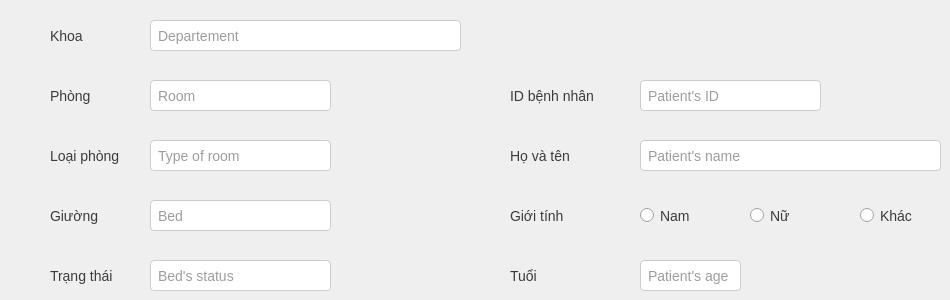
      <widget class="QWidget" name="infor_room_page">
       <widget class="QLabel" name="label_38">
        <property name="geometry">
         <rect>
          <x>50</x>
          <y>20</y>
          <width>91</width>
          <height>31</height>
         </rect>
        </property>
        <property name="styleSheet">
         <string notr="true">color: #3b3b3b;
font-size: 14px;</string>
        </property>
        <property name="text">
         <string>Khoa </string>
        </property>
       </widget>
       <widget class="QLineEdit" name="infor_room_input_1">
        <property name="geometry">
         <rect>
          <x>150</x>
          <y>20</y>
          <width>311</width>
          <height>31</height>
         </rect>
        </property>
        <property name="styleSheet">
         <string notr="true">border: 1px solid #ccc;
color: #3b3b3b;
font-size: 14px;
padding: 5px;
border-radius: 4px;</string>
        </property>
        <property name="maxLength">
         <number>40</number>
        </property>
        <property name="placeholderText">
         <string>Departement</string>
        </property>
       </widget>
       <widget class="QLineEdit" name="infor_room_input_2">
        <property name="geometry">
         <rect>
          <x>150</x>
          <y>80</y>
          <width>181</width>
          <height>31</height>
         </rect>
        </property>
        <property name="styleSheet">
         <string notr="true">border: 1px solid #ccc;
color: #3b3b3b;
font-size: 14px;
padding: 5px;
border-radius: 4px;</string>
        </property>
        <property name="maxLength">
         <number>4</number>
        </property>
        <property name="placeholderText">
         <string>Room</string>
        </property>
       </widget>
       <widget class="QLabel" name="label_39">
        <property name="geometry">
         <rect>
          <x>50</x>
          <y>80</y>
          <width>91</width>
          <height>31</height>
         </rect>
        </property>
        <property name="styleSheet">
         <string notr="true">color: #3b3b3b;
font-size: 14px;</string>
        </property>
        <property name="text">
         <string>Phòng</string>
        </property>
       </widget>
       <widget class="QLineEdit" name="infor_room_input_4">
        <property name="geometry">
         <rect>
          <x>150</x>
          <y>200</y>
          <width>181</width>
          <height>31</height>
         </rect>
        </property>
        <property name="styleSheet">
         <string notr="true">border: 1px solid #ccc;
color: #3b3b3b;
font-size: 14px;
padding: 5px;
border-radius: 4px;</string>
        </property>
        <property name="maxLength">
         <number>20</number>
        </property>
        <property name="placeholderText">
         <string>Bed</string>
        </property>
       </widget>
       <widget class="QLabel" name="label_40">
        <property name="geometry">
         <rect>
          <x>50</x>
          <y>200</y>
          <width>91</width>
          <height>31</height>
         </rect>
        </property>
        <property name="styleSheet">
         <string notr="true">color: #3b3b3b;
font-size: 14px;</string>
        </property>
        <property name="text">
         <string>Giường</string>
        </property>
       </widget>
       <widget class="QLineEdit" name="infor_room_input_3">
        <property name="geometry">
         <rect>
          <x>150</x>
          <y>140</y>
          <width>181</width>
          <height>31</height>
         </rect>
        </property>
        <property name="styleSheet">
         <string notr="true">border: 1px solid #ccc;
color: #3b3b3b;
font-size: 14px;
padding: 5px;
border-radius: 4px;</string>
        </property>
        <property name="maxLength">
         <number>20</number>
        </property>
        <property name="placeholderText">
         <string>Type of room</string>
        </property>
       </widget>
       <widget class="QLabel" name="label_41">
        <property name="geometry">
         <rect>
          <x>50</x>
          <y>140</y>
          <width>91</width>
          <height>31</height>
         </rect>
        </property>
        <property name="styleSheet">
         <string notr="true">color: #3b3b3b;
font-size: 14px;</string>
        </property>
        <property name="text">
         <string>Loại phòng</string>
        </property>
       </widget>
       <widget class="QLineEdit" name="infor_room_input_5">
        <property name="geometry">
         <rect>
          <x>150</x>
          <y>260</y>
          <width>181</width>
          <height>31</height>
         </rect>
        </property>
        <property name="styleSheet">
         <string notr="true">border: 1px solid #ccc;
color: #3b3b3b;
font-size: 14px;
padding: 5px;
border-radius: 4px;</string>
        </property>
        <property name="maxLength">
         <number>20</number>
        </property>
        <property name="placeholderText">
         <string>Bed's status</string>
        </property>
       </widget>
       <widget class="QLabel" name="label_42">
        <property name="geometry">
         <rect>
          <x>50</x>
          <y>260</y>
          <width>91</width>
          <height>31</height>
         </rect>
        </property>
        <property name="styleSheet">
         <string notr="true">color: #3b3b3b;
font-size: 14px;</string>
        </property>
        <property name="text">
         <string>Trạng thái</string>
        </property>
       </widget>
       <widget class="QRadioButton" name="infor_room_rdb_2">
        <property name="geometry">
         <rect>
          <x>750</x>
          <y>200</y>
          <width>81</width>
          <height>31</height>
         </rect>
        </property>
        <property name="styleSheet">
         <string notr="true">color: #3b3b3b;
font-size: 14px;</string>
        </property>
        <property name="text">
         <string>Nữ</string>
        </property>
       </widget>
       <widget class="QLineEdit" name="infor_room_input_8">
        <property name="geometry">
         <rect>
          <x>640</x>
          <y>260</y>
          <width>101</width>
          <height>31</height>
         </rect>
        </property>
        <property name="styleSheet">
         <string notr="true">border: 1px solid #ccc;
color: #3b3b3b;
font-size: 14px;
padding: 5px;
border-radius: 4px;</string>
        </property>
        <property name="maxLength">
         <number>3</number>
        </property>
        <property name="placeholderText">
         <string>Patient's age</string>
        </property>
       </widget>
       <widget class="QLineEdit" name="infor_room_input_7">
        <property name="geometry">
         <rect>
          <x>640</x>
          <y>140</y>
          <width>301</width>
          <height>31</height>
         </rect>
        </property>
        <property name="styleSheet">
         <string notr="true">border: 1px solid #ccc;
color: #3b3b3b;
font-size: 14px;
padding: 5px;
border-radius: 4px;</string>
        </property>
        <property name="maxLength">
         <number>40</number>
        </property>
        <property name="placeholderText">
         <string>Patient's name</string>
        </property>
       </widget>
       <widget class="QLabel" name="label_43">
        <property name="geometry">
         <rect>
          <x>510</x>
          <y>80</y>
          <width>91</width>
          <height>31</height>
         </rect>
        </property>
        <property name="styleSheet">
         <string notr="true">color: #3b3b3b;
font-size: 14px;</string>
        </property>
        <property name="text">
         <string>ID bệnh nhân</string>
        </property>
       </widget>
       <widget class="QRadioButton" name="infor_room_rdb_1">
        <property name="geometry">
         <rect>
          <x>640</x>
          <y>200</y>
          <width>81</width>
          <height>31</height>
         </rect>
        </property>
        <property name="styleSheet">
         <string notr="true">color: #3b3b3b;
font-size: 14px;</string>
        </property>
        <property name="text">
         <string>Nam</string>
        </property>
       </widget>
       <widget class="QRadioButton" name="infor_room_rdb_3">
        <property name="geometry">
         <rect>
          <x>860</x>
          <y>200</y>
          <width>81</width>
          <height>31</height>
         </rect>
        </property>
        <property name="styleSheet">
         <string notr="true">color: #3b3b3b;
font-size: 14px;</string>
        </property>
        <property name="text">
         <string>Khác</string>
        </property>
       </widget>
       <widget class="QLabel" name="label_44">
        <property name="geometry">
         <rect>
          <x>510</x>
          <y>140</y>
          <width>101</width>
          <height>31</height>
         </rect>
        </property>
        <property name="styleSheet">
         <string notr="true">color: #3b3b3b;
font-size: 14px;</string>
        </property>
        <property name="text">
         <string>Họ và tên</string>
        </property>
       </widget>
       <widget class="QLabel" name="label_45">
        <property name="geometry">
         <rect>
          <x>510</x>
          <y>260</y>
          <width>101</width>
          <height>31</height>
         </rect>
        </property>
        <property name="styleSheet">
         <string notr="true">color: #3b3b3b;
font-size: 14px;</string>
        </property>
        <property name="text">
         <string>Tuổi</string>
        </property>
       </widget>
       <widget class="QLabel" name="label_46">
        <property name="geometry">
         <rect>
          <x>510</x>
          <y>200</y>
          <width>101</width>
          <height>31</height>
         </rect>
        </property>
        <property name="styleSheet">
         <string notr="true">color: #3b3b3b;
font-size: 14px;</string>
        </property>
        <property name="text">
         <string>Giới tính</string>
        </property>
       </widget>
       <widget class="QLineEdit" name="infor_room_input_6">
        <property name="geometry">
         <rect>
          <x>640</x>
          <y>80</y>
          <width>181</width>
          <height>31</height>
         </rect>
        </property>
        <property name="styleSheet">
         <string notr="true">border: 1px solid #ccc;
color: #3b3b3b;
font-size: 14px;
padding: 5px;
border-radius: 4px;</string>
        </property>
        <property name="maxLength">
         <number>9</number>
        </property>
        <property name="placeholderText">
         <string>Patient's ID</string>
        </property>
       </widget>
      </widget>
